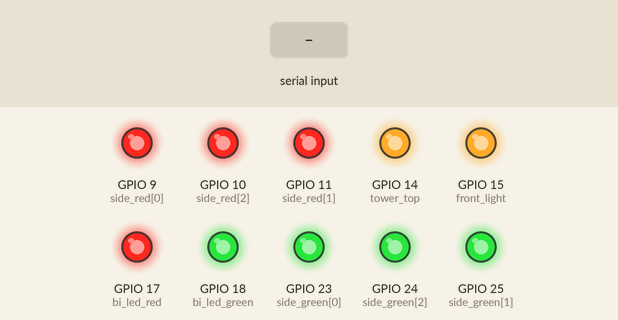
Recording of a program running on a simulated Raspberry Pi (BCM pin numbers). On the bench: output pins drawn as LEDs (lit = HIGH). The inputs (shaded band) are chosen by the test bench. Random numbers come from a fixed seed; threads take turns every 2 ms; what the program prints to the terminal is not drawn.

Above: at 0.1 s.
At 1.2 s:
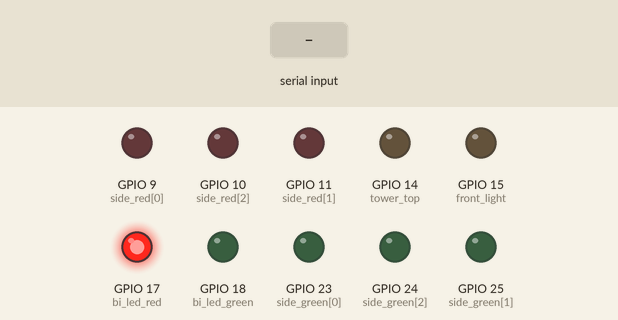
1.3 s: "1" typed at the terminal
At 2.3 s:
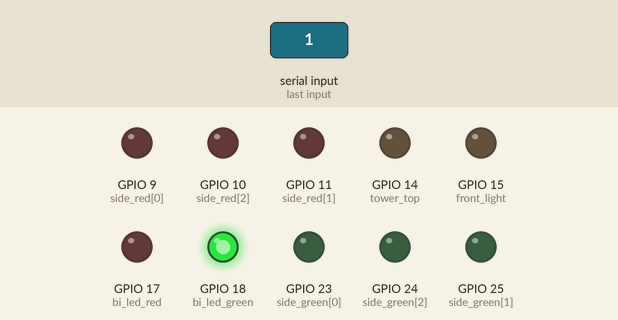
Timing chart, 0 to 11.1 s (numbered marks = the images above; inputs shaded):
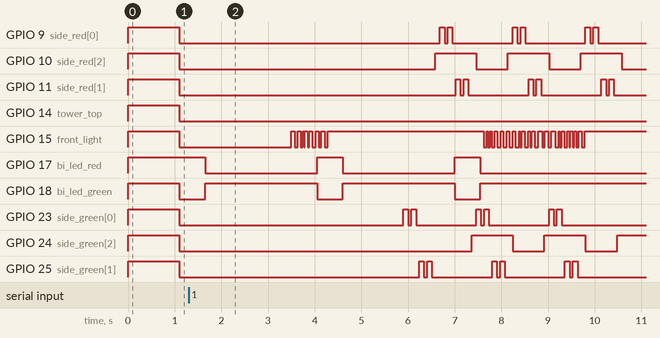

The program:

leds_v2.py
```python
#from EmulatorGUI import GPIO
import RPi.GPIO as GPIO
import time
import threading
from random import randint

print ("RASPI ASYNC LEDS BY KONEY - V2\r")
keep_executing=True
sleep_micro=0.01
sleep_minimum=0.02
sleep_shorter=0.06
sleep_short=0.07
sleep_medium=0.10
sleep_long=1.1
sleep_longer=2.4
sleep_maximum=4

#IO_ports=[14,15,18,23,24,25,8,7,11,9,10,22,27,17,4,3,2]
# MAPPING PHISICAL PORTS TO LEDS
tower_top=14
front_light=15
side_red=[9,11,10]
side_green=[23,25,24]
bi_led_red=17
bi_led_green=18

#### SETUP #################
GPIO.setmode(GPIO.BCM)
GPIO.setwarnings(False)
GPIO.setup(tower_top,GPIO.OUT)
GPIO.output(tower_top,True)
GPIO.setup(bi_led_red,GPIO.OUT)
GPIO.output(bi_led_red,True)
GPIO.setup(bi_led_green,GPIO.OUT)
GPIO.output(bi_led_green,True)
GPIO.setup(front_light,GPIO.OUT)
GPIO.output(front_light,True)
for i in range(len(side_red)):
  GPIO.setup(side_red[i],GPIO.OUT)
  GPIO.output(side_red[i],True)
for i in range(len(side_green)):
  GPIO.setup(side_green[i],GPIO.OUT)
  GPIO.output(side_green[i],True)
time.sleep(sleep_long)
GPIO.output(tower_top,False)
GPIO.output(bi_led_red,False)
GPIO.output(bi_led_green,False)
GPIO.output(front_light,False)
for i in range(len(side_red)):
  GPIO.output(side_red[i],False)
for i in range(len(side_green)):
  GPIO.output(side_green[i],False)
#### END SETUP ###############

def prob_rnd(range_low,range_hi,probs_factor):
  internal_range=randint(probs_factor, range_hi);
  final_number=randint(range_low, internal_range);
  #print(final_number)
  return final_number

def frontal():
 while keep_executing==True:
  loop_factor=prob_rnd(3, 11, 8)
  loop_mode=prob_rnd(1, 3, 1) #1 random #2 dec #3 inc
  sleep_factor=prob_rnd(0, 8, 5) #0,8,5
  #loop_mode=3
  if loop_mode == 1:
   #print("loop mode=rnd")
   for i in range(loop_factor):
    rand=randint(i, loop_factor)
    GPIO.output(front_light,True)
    time.sleep(sleep_micro*rand)
    rand=randint(i, loop_factor)
    GPIO.output(front_light,False)
    time.sleep(sleep_micro*rand)
  if loop_mode == 2:
   #print("loop mode=dec")
   for i in range(loop_factor*2):
     GPIO.output(front_light,True)
     time.sleep(sleep_micro*i)
     GPIO.output(front_light,False)
     time.sleep(sleep_micro*i)
     #print(sleep_micro*i)
  if loop_mode == 3:
   #print("loop mode=inc")
   for i in range(loop_factor*3):
     GPIO.output(front_light,True)
     time.sleep(sleep_micro)
     GPIO.output(front_light,False)
     time.sleep(sleep_micro*(loop_factor*3-i))
     #print(sleep_micro*(loop_factor*3-i))
  #sleep_factor=randint(0, 8)
  GPIO.output(front_light,True)
  time.sleep(sleep_long*sleep_factor)
  pass
 return


def sides_multiple():
 flicker_ratio=2
 while keep_executing==True:
  actual_side=side_green
  for i in range(len(actual_side)-1):
   for k in range(flicker_ratio):
    GPIO.output(actual_side[i],True)
    time.sleep(sleep_medium)
    GPIO.output(actual_side[i],False)
    time.sleep(sleep_short)
  GPIO.output(side_red[len(side_red)-1],True)
  time.sleep(sleep_medium)
  #time.sleep(sleep_long)
  GPIO.output(side_green[len(side_green)-1],False)

  actual_side=side_red
  for i in range(len(actual_side)-1):
   for k in range(flicker_ratio):
    GPIO.output(actual_side[i],True)
    time.sleep(sleep_medium)
    GPIO.output(actual_side[i],False)
    time.sleep(sleep_short)
  GPIO.output(side_green[len(side_green)-1],True)
  time.sleep(sleep_medium)
  #time.sleep(sleep_long)
  GPIO.output(side_red[len(side_red)-1],False)
  pass
 return


def bicolor():
 while keep_executing==True:
  GPIO.output(bi_led_green,False)
  GPIO.output(bi_led_red,True)
  time.sleep(sleep_long/2)
  GPIO.output(bi_led_red,False)
  GPIO.output(bi_led_green,True)
  time.sleep(sleep_longer)
  pass
 return

def frontal_semi_broken():
 sleep_factor=4
 while keep_executing==True:
  GPIO.output(front_light,True)
  for i in range(sleep_factor):
   time.sleep(sleep_long)
   ## LIGHT SOMETIMES FLICKERS AS ITS SEMI BROKEN ##
   glitch_factor=prob_rnd(0, 5, 2)
   for k in range(glitch_factor):
    GPIO.output(front_light,False)
    #for y in range(1,randint(2, 3)):
    y=randint(1, 2)
    time.sleep(y*sleep_micro)
    GPIO.output(front_light,True)
    #for y in range(1,randint(2, 3)):
    time.sleep(y*sleep_micro)

  GPIO.output(front_light,False)
  time.sleep(sleep_long*sleep_factor)
  pass
 return

def frontal_pwm():
 sleep_factor=4
 pwm = GPIO.PWM(front_light, 40)
 while keep_executing==True:
  pwm.start(50)
  pwm.ChangeDutyCycle(randint(1, 70))
  pwm.ChangeFrequency(randint(1, 70))
  time.sleep(randint(1,sleep_factor))
  pwm.stop()
  time.sleep(randint(1,sleep_factor))
  pass
 return

def tower_pwm_dim():
 sleep_factor=4
 dim_max=100
 dim_min=0
 nextDim=dim_max
 handshake_factor=10
 pwm = GPIO.PWM(tower_top, 100)
 pwm.start(dim_min) #ACCENDO AL MINIMO
 while keep_executing==True:
  sleep_factor=randint(1, 2)
  ## AUOMENTO INTENSITA ##
  for i in range(dim_min,dim_max,1):
   pwm.ChangeDutyCycle(i)
   pwm.ChangeFrequency(100)
   time.sleep(sleep_minimum)
   #pwm.ChangeFrequency(freq)

  ## HANDSHAKE ##
  for k in range(1,7,1):
   for i in range(dim_max,dim_min,handshake_factor*-1):
    pwm.ChangeDutyCycle(i)
    time.sleep(sleep_micro)
   for i in range(dim_min,dim_max,handshake_factor):
    pwm.ChangeDutyCycle(i)
    time.sleep(sleep_micro)
  ## HANDSHAKE ##

  ## AUOMENTO INTENSITA ##
  #print("\n\r--------------\n\r")
  #time.sleep(sleep_minimum)

  ## LAMPEGGIO UN PO' ##
  #print("MORSE CODE\r")
  for i in range(3,randint(4, 11),1):
   #pwm.stop()
   #pwm.ChangeDutyCycle(dim_min)
   morseCode=randint(3,4)
   pwm.ChangeFrequency(morseCode)
   pwm.ChangeDutyCycle(100/4)
   time.sleep(sleep_medium*morseCode)
   #pwm.ChangeDutyCycle(dim_max)
   morseCode=randint(4,7)
   pwm.ChangeFrequency(morseCode)
   #print morseCode,
   time.sleep(sleep_short*morseCode)
  ## LAMPEGGIO UN PO' ##
  time.sleep(sleep_medium)
  pwm.ChangeDutyCycle(dim_max)
  pwm.ChangeFrequency(100)
  time.sleep(sleep_medium)
  #print("\n\r--------------\n\r")

  ## RIDUCO  INTENSITA ##
  for i in range(dim_max,dim_min,-1):
   pwm.ChangeDutyCycle(i)
   freq=i-0.5
   pwm.ChangeFrequency(freq)
   time.sleep(sleep_micro)
  ## RIDUCO  INTENSITA ##
  time.sleep(randint(dim_min, dim_max)*sleep_medium)
  pass
 pwm.stop()
 return

## ASYNC EXECUTE ##
t_sides = threading.Thread(target=sides_multiple)
t_tower = threading.Thread(target=tower_pwm_dim)
t_bicolor = threading.Thread(target=bicolor)
t_front = threading.Thread(target=frontal)

#t_tower.start()

t_bicolor.start()
time.sleep(sleep_longer)
t_front.start()
time.sleep(sleep_longer)
t_sides.start()
time.sleep(sleep_maximum)
t_tower.start()

import tty
import sys
import termios

print("ANY KEY TO QUIT...\r")
orig_settings = termios.tcgetattr(sys.stdin)

tty.setraw(sys.stdin)
x = 0
while x != chr(27): # ESC
 x=sys.stdin.read(1)[0]
 termios.tcsetattr(sys.stdin, termios.TCSADRAIN, orig_settings)
 keep_executing=False
 print("EXIT")

 sys.exit()
 GPIO.cleanup()
```

Measured:
- by itself, GPIO 17 (bi_led_red): alternates HIGH for 0.55 s and LOW for 2.4 s
- by itself, GPIO 18 (bi_led_green): alternates HIGH for 2.4 s and LOW for 0.55 s
